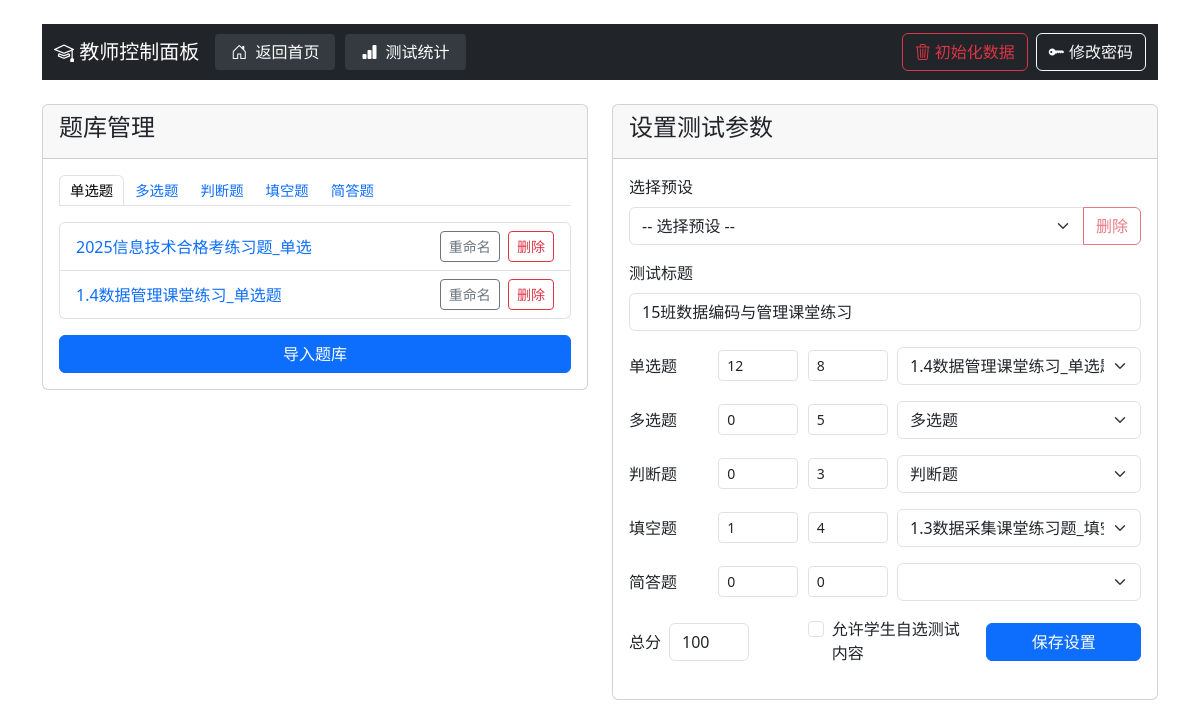
Page /teacher/dashboard (signed in) on the earlier database version.
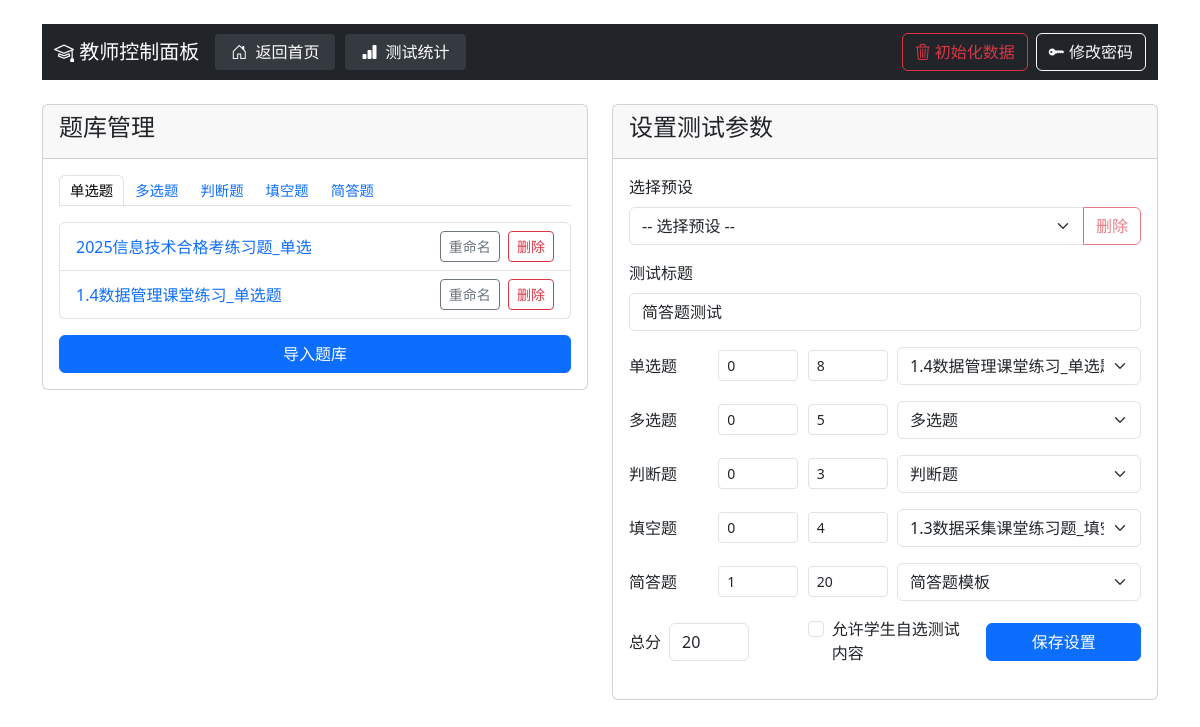
Same page on the later database version.
### app.py (models this page shows)
class Test(db.Model):
    id = db.Column(db.Integer, primary_key=True)
    title = db.Column(db.String(200), nullable=False)
    single_choice_count = db.Column(db.Integer, default=0)
    multiple_choice_count = db.Column(db.Integer, default=0)
    true_false_count = db.Column(db.Integer, default=0)
    fill_blank_count = db.Column(db.Integer, default=0)
    short_answer_count = db.Column(db.Integer, default=0)
    single_choice_score = db.Column(db.Integer, default=0)
    multiple_choice_score = db.Column(db.Integer, default=0)
    true_false_score = db.Column(db.Integer, default=0)
    fill_blank_score = db.Column(db.Integer, default=0)
    short_answer_score = db.Column(db.Integer, default=0)
    total_score = db.Column(db.Integer, nullable=False)
    created_at = db.Column(db.DateTime, default=datetime.utcnow)
    is_active = db.Column(db.Boolean, default=True)
    single_choice_bank_id = db.Column(db.Integer)
    multiple_choice_bank_id = db.Column(db.Integer)
    true_false_bank_id = db.Column(db.Integer)
    fill_blank_bank_id = db.Column(db.Integer)
    short_answer_bank_id = db.Column(db.Integer)
    allow_student_choice = db.Column(db.Boolean, default=False)

### app.py (the view)
@app.route('/teacher/dashboard')
def teacher_dashboard():
    if 'role' not in session or session['role'] != 'teacher':
        return redirect(url_for('teacher_login'))
    last_test = Test.query.order_by(Test.created_at.desc()).first()
    single_choice_questions = Question.query.filter_by(question_type='single_choice').all()
    multiple_choice_questions = Question.query.filter_by(question_type='multiple_choice').all()
    true_false_questions = Question.query.filter_by(question_type='true_false').all()
    fill_blank_questions = Question.query.filter_by(question_type='fill_blank').all()
    short_answer_questions = Question.query.filter_by(question_type='short_answer').all()
    return render_template('teacher_dashboard.html',
                         last_test=last_test,
                         single_choice_questions=single_choice_questions,
                         multiple_choice_questions=multiple_choice_questions,
                         true_false_questions=true_false_questions,
                         fill_blank_questions=fill_blank_questions,
                         short_answer_questions=short_answer_questions,
                         last_import_filename=session.get('last_import_filename'),
                         last_import_filepath=session.get('last_import_filepath'))

### templates/teacher_dashboard.html (shortened to what this page needs)
<!DOCTYPE html>
<html lang="zh">
<head>
    <link href="{{ url_for('static', filename='bootstrap/css/bootstrap.min.css') }}" rel="stylesheet">
    <link href="{{ url_for('static', filename='bootstrap-icons/font/bootstrap-icons.css') }}" rel="stylesheet">
</head>
<body class="container mt-4">
    <nav class="navbar navbar-expand-lg navbar-dark bg-dark">
        <div class="container">
            <a class="navbar-brand" href="#">
                <i class="bi bi-mortarboard"></i> 教师控制面板
            </a>
            <div class="collapse navbar-collapse" id="navbarNav">
                <ul class="navbar-nav me-auto">
                    <li class="nav-item">
                        <a class="nav-link" href="{{ url_for('index') }}">
                            <i class="bi bi-house-door"></i> 返回首页
                        </a>
                    </li>
                    <li class="nav-item">
                        <a class="nav-link" href="{{ url_for('test_statistics') }}">
                            <i class="bi bi-bar-chart-fill"></i> 测试统计
                        </a>
                    </li>
                </ul>
                <ul class="navbar-nav">
                    <li class="nav-item me-2">
                        <button class="btn btn-outline-danger" onclick="confirmInitialize()">
                            <i class="bi bi-trash3"></i> 初始化数据
                        </button>
                    </li>
                    <li class="nav-item">
                        <button class="btn btn-outline-light" data-bs-toggle="modal" data-bs-target="#changePasswordModal">
                            <i class="bi bi-key-fill"></i> 修改密码
                        </button>
                    </li>
                </ul>
            </div>
        </div>
    </nav>
    <div class="row mt-4">
        <div class="col-md-6">
            <div class="card mb-4">
                <div class="card-header">
                    <h4>题库管理</h4>
                </div>
                <div class="card-body">
                    <ul class="nav nav-tabs" id="bankTypeTabs" role="tablist">
                        <li class="nav-item" role="presentation">
                            <button class="nav-link active" id="tab-single" data-bs-toggle="tab" data-type="single_choice" type="button" role="tab">单选题</button>
                        </li>
                        <li class="nav-item" role="presentation">
                            <button class="nav-link" id="tab-multi" data-bs-toggle="tab" data-type="multiple_choice" type="button" role="tab">多选题</button>
                        </li>
                        <li class="nav-item" role="presentation">
                            <button class="nav-link" id="tab-judge" data-bs-toggle="tab" data-type="true_false" type="button" role="tab">判断题</button>
                        </li>
                        <li class="nav-item" role="presentation">
                            <button class="nav-link" id="tab-fill" data-bs-toggle="tab" data-type="fill_blank" type="button" role="tab">填空题</button>
                        </li>
                        <li class="nav-item" role="presentation">
                            <button class="nav-link" id="tab-short" data-bs-toggle="tab" data-type="short_answer" type="button" role="tab">简答题</button>
                        </li>
                    </ul>
                    <div class="mt-3" id="bankListContainer">
                        </div>
                    <div class="mt-3">
                        <form id="importForm" action="{{ url_for('import_questions') }}" method="post" enctype="multipart/form-data">
                            <button type="button" id="importBtn" class="btn btn-primary w-100">导入题库</button>
                        </form>
                        </div>
                </div>
            </div>
        </div>
        <div class="col-md-6">
            <div class="card">
                <div class="card-header">
                    <h4>设置测试参数</h4>
                </div>
                <div class="card-body">
                    <form id="testSettingsForm" action="{{ url_for('save_test_settings') }}" method="post">
                        <div class="mb-3">
                            <label class="form-label">选择预设</label>
                            <div class="input-group">
                                <select id="presetSelect" class="form-select">
                                    <option value="">-- 选择预设 --</option>
                                </select>
                                <button type="button" id="deletePresetBtn" class="btn btn-outline-danger" disabled>删除</button>
                            </div>
                        </div>
                        <div class="mb-3">
                            <label for="test_title" class="form-label">测试标题</label>
                            <input type="text" class="form-control" id="test_title" name="test_title" value="{{ last_test.title if last_test else '2025信息技术合格考练习题' }}" required>
                        </div>
                        <div class="mb-3">
                            <div class="row align-items-center">
                                <div class="col-md-2">
                                    <label class="form-label mb-0">单选题</label>
                                </div>
                                <div class="col-md-2">
                                    <input type="number" class="form-control form-control-sm" name="single_choice_count" value="{{ last_test.single_choice_count if last_test else 20 }}" min="0" placeholder="数量" style="width: 80px;">
                                </div>
                                <div class="col-md-2">
                                    <input type="number" class="form-control form-control-sm" name="single_choice_score" value="{{ last_test.single_choice_score if last_test else 4 }}" min="0" placeholder="分值" style="width: 80px;">
                                </div>
                                <div class="col-md-6">
                                    <select class="form-select" name="single_choice_bank" data-selected="{{ last_test.single_choice_bank_id if last_test else '' }}">
                                        <option value="">选择题库</option>
                                    </select>
                                </div>
                            </div>
                        </div>
                        <div class="mb-3">
                            <div class="row align-items-center">
                                <div class="col-md-2">
                                    <label class="form-label mb-0">多选题</label>
                                </div>
                                <div class="col-md-2">
                                    <input type="number" class="form-control form-control-sm" name="multiple_choice_count" value="{{ last_test.multiple_choice_count if last_test else 1 }}" min="0" placeholder="数量" style="width: 80px;">
                                </div>
                                <div class="col-md-2">
                                    <input type="number" class="form-control form-control-sm" name="multiple_choice_score" value="{{ last_test.multiple_choice_score if last_test else 5 }}" min="0" placeholder="分值" style="width: 80px;">
                                </div>
                                <div class="col-md-6">
                                    <select class="form-select" name="multiple_choice_bank" data-selected="{{ last_test.multiple_choice_bank_id if last_test else '' }}">
                                        <option value="">选择题库</option>
                                    </select>
                                </div>
                            </div>
                        </div>
                        <div class="mb-3">
                            <div class="row align-items-center">
                                <div class="col-md-2">
                                    <label class="form-label mb-0">判断题</label>
                                </div>
                                <div class="col-md-2">
                                    <input type="number" class="form-control form-control-sm" name="true_false_count" value="{{ last_test.true_false_count if last_test else 2 }}" min="0" placeholder="数量" style="width: 80px;">
                                </div>
                                <div class="col-md-2">
                                    <input type="number" class="form-control form-control-sm" name="true_false_score" value="{{ last_test.true_false_score if last_test else 3 }}" min="0" placeholder="分值" style="width: 80px;">
                                </div>
                                <div class="col-md-6">
                                    <select class="form-select" name="true_false_bank" data-selected="{{ last_test.true_false_bank_id if last_test else '' }}">
                                        <option value="">选择题库</option>
                                    </select>
                                </div>
                            </div>
                        </div>
                        <div class="mb-3">
                            <div class="row align-items-center">
                                <div class="col-md-2">
                                    <label class="form-label mb-0">填空题</label>
                                </div>
                                <div class="col-md-2">
                                    <input type="number" class="form-control form-control-sm" name="fill_blank_count" value="{{ last_test.fill_blank_count if last_test else 1 }}" min="0" placeholder="数量" style="width: 80px;">
                                </div>
                                <div class="col-md-2">
                                    <input type="number" class="form-control form-control-sm" name="fill_blank_score" value="{{ last_test.fill_blank_score if last_test else 9 }}" min="0" placeholder="分值" style="width: 80px;">
                                </div>
                                <div class="col-md-6">
                                    <select class="form-select" name="fill_blank_bank" data-selected="{{ last_test.fill_blank_bank_id if last_test else '' }}">
                                        <option value="">选择题库</option>
                                    </select>
                                </div>
                            </div>
                        </div>
                        <div class="mb-3">
                            <div class="row align-items-center">
                                <div class="col-md-2">
                                    <label class="form-label mb-0">简答题</label>
                                </div>
                                <div class="col-md-2">
                                    <input type="number" class="form-control form-control-sm" name="short_answer_count" value="{{ last_test.short_answer_count if last_test else 0 }}" min="0" placeholder="数量" style="width: 80px;">
                                </div>
                                <div class="col-md-2">
                                    <input type="number" class="form-control form-control-sm" name="short_answer_score" value="{{ last_test.short_answer_score if last_test else 0 }}" min="0" placeholder="分值" style="width: 80px;">
                                </div>
                                <div class="col-md-6">
                                    <select class="form-select" name="short_answer_bank" data-selected="{{ last_test.short_answer_bank_id if last_test else '' }}">
                                        <option value="">选择题库</option>
                                    </select>
                                </div>
                            </div>
                        </div>
                        <div class="row align-items-center">
                            <div class="col-md-4 mb-3">
                                <div class="d-flex align-items-center">
                                    <label for="total_score" class="form-label mb-0 me-2">总分</label>
                                    <input type="number" class="form-control" id="total_score" name="total_score" value="{{ last_test.total_score if last_test else 100 }}" readonly style="width: 80px;">
                                </div>
                            </div>
                            <div class="col-md-4 mb-3">
                                <div class="form-check">
                                    <input class="form-check-input" type="checkbox" id="allow_student_choice" name="allow_student_choice" value="1" {% if last_test and last_test.allow_student_choice %}checked{% endif %}>
                                    <label class="form-check-label" for="allow_student_choice">
                                        允许学生自选测试内容
                                    </label>
                                </div>
                            </div>
                            <div class="col-md-4 mb-3">
                                <button type="submit" class="btn btn-primary w-100">保存设置</button>
                            </div>
                        </div>
                    </form>
                </div>
            </div>
        </div>
    </div>
</body>
</html>

### templates/teacher_dashboard.html (style rules this page uses)
.navbar-dark .navbar-nav .nav-link { color: #fff !important; background: #343a40 !important; margin-right: 10px; border-radius: 4px; padding: 6px 16px; transition: background 0.2s; font-weight: 500; }
.navbar-dark .navbar-nav .nav-link i { margin-right: 4px; }
#bankTypeTabs { flex-wrap: nowrap; overflow-x: auto; }
#bankTypeTabs .nav-link { padding: 4px 10px; font-size: 0.9rem; white-space: nowrap; }

Differences in the rows shown:
no longer on this page (row edited): Test: test_title "15班数据编码与管理课堂练习", single_choice_count "12", single_choice_score "8", single_choice_bank "1.4数据管理课堂练习_单选题", multiple_choice_count "0", multiple_choice_score "5", multiple_choice_bank "多选题", true_false_count "0", true_false_score "3", true_false_bank "判断题", fill_blank_count "1", fill_blank_score "4", fill_blank_bank "1.3数据采集课堂练习题_填空（5题）", short_answer_count "0", short_answer_score "0", total_score "100"
added Test: test_title "简答题测试", single_choice_count "0", single_choice_score "8", single_choice_bank "1.4数据管理课堂练习_单选题", multiple_choice_count "0", multiple_choice_score "5", multiple_choice_bank "多选题", true_false_count "0", true_false_score "3", true_false_bank "判断题", fill_blank_count "0", fill_blank_score "4", fill_blank_bank "1.3数据采集课堂练习题_填空（5题）", short_answer_count "1", short_answer_score "20", short_answer_bank "简答题模板", total_score "20"
